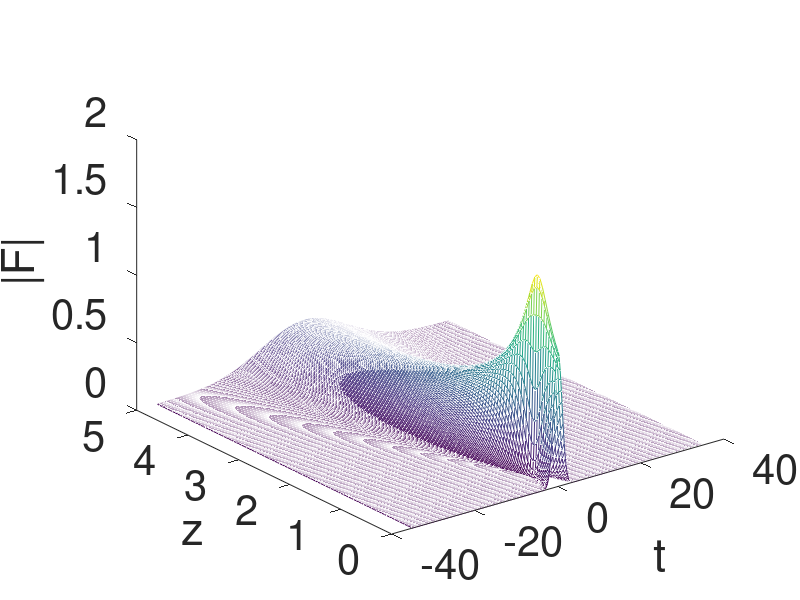
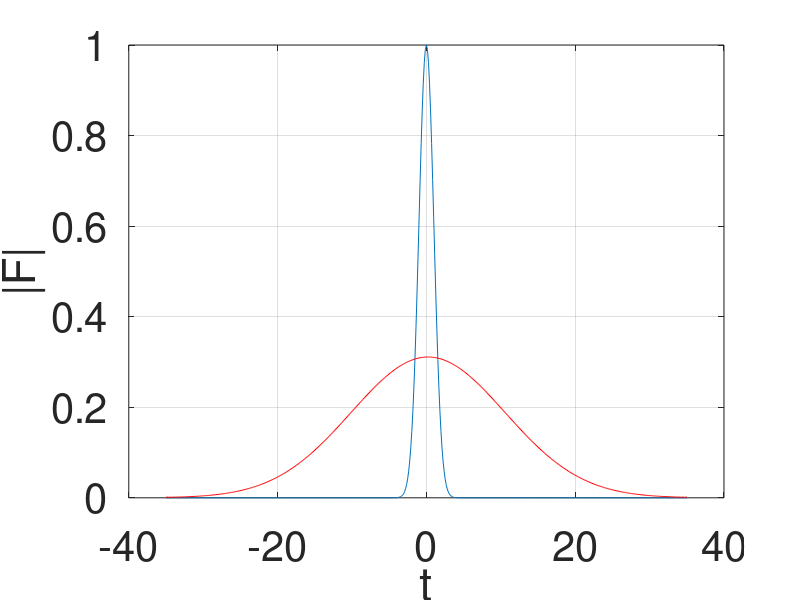
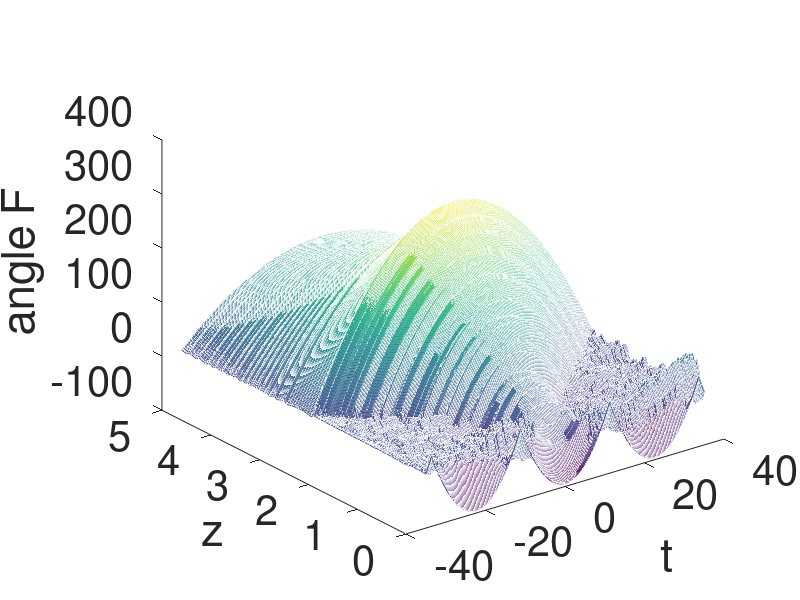
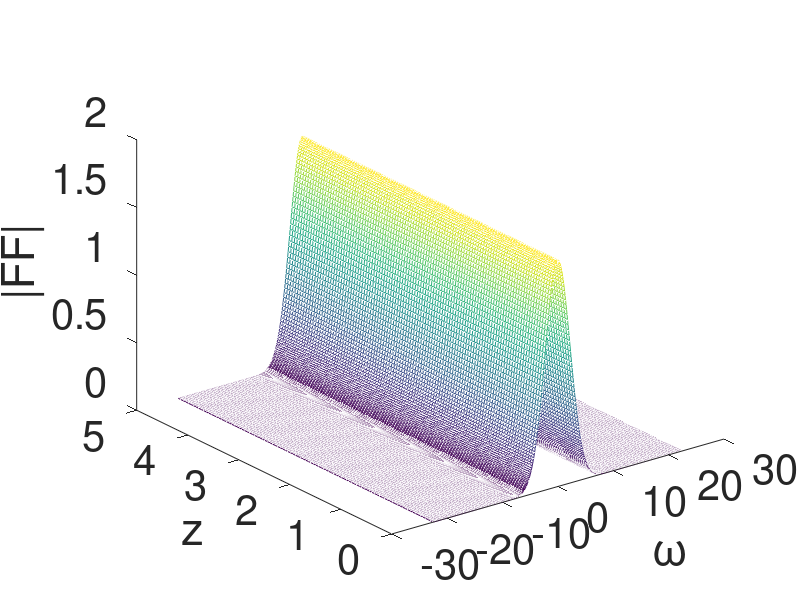

The MATLAB source for these figures, in order:

%
% PROPAGATION METHOD FOR THE SOLUTION OF NLSE
%
% i Fz - beta2/2*Ftt + gamma * |F|^2 F=0
%

clc
clear all
close all

% MATERIAL PROPERTIES

beta2=1;
gamma=0;

% TEMPORAL COORDINATE

t0=-35;
t1=35;
nt=501;
t=linspace(t0,t1,nt);
deltat=(t1-t0)/(nt-1);

% SPATIAL COORDINATE
z0=0;
z1=5;
nz=101;
z=linspace(z0,z1,nz);
deltaz=(z1-z0)/(nz-1);

h=deltaz;

% FREQUENCY COORDINATE
indfreq=-nt/2:1:nt/2-1;
omega=pi/t1.*indfreq;


%INPUT ENVELOPE
amp=1;
tau0=1;
LD=tau0^2/abs(beta2);


C=-2;

FIN=exp(-(1+j*C)/2*(t.^2/(tau0^2)));
FABS=abs(FIN);
ANGF=unwrap(angle(FIN));
DER = -gradient(ANGF,t);



FFIN=deltat*fftshift(fft(FIN)); %SPECTRAL PROFILE

% figure(1)
% plot(t,abs(FIN))
% xlabel('t'); ylabel('|F|')
% set(findall(gcf,'type','text'),'FontSize',30);
% set(gca,'FontSize',30);
% grid;

% figure(2)
% plot(t,unwrap(angle(FIN)))
% xlabel('t'); ylabel('angle F')
% set(findall(gcf,'type','text'),'FontSize',30);
% set(gca,'FontSize',30);
% grid;
% 
% figure(3)
% plot(omega,abs(FFIN))
% xlabel('\omega'); ylabel('|FFIN|')
% grid
% set(findall(gcf,'type','text'),'FontSize',30);
% set(gca,'FontSize',30);
% grid;



%%%%%%%%%%%%%%
% CORE OF THE PROGRAM
%%%%%%%%%%%%%%

F=zeros(ceil(nt),floor(nz));
FF=zeros(ceil(nt),floor(nz));

F(:,1)=FIN;
FF(:,1)=FFIN;

q=FIN;

for loop_step=2:1:nz;
    
    %LINEAR DISPERSIVE STEP
    qs=deltat*fftshift(fft(q)); %FFT
    qs_old=qs;
    
    prop=beta2/2*omega.^2;
    fact=j*prop*h;
    qs=qs_old.*exp(fact); %calculation of the envelope, undere
    %the effect of propagation beta2
    
    q=(1/deltat)*ifft(ifftshift(qs)); %coming back in the time domain
    
       
    %NONLINEAR CHI3 EFFECT  STEP
    
    q_old=q;
    q=q_old.*exp(j*gamma*abs(q_old).^2*h);
    
    %SAVE DATA EVERY NZ
    
    F(:,loop_step)=q;
    FF(:,loop_step)=deltat*fftshift(fft(q));
    
    
end

save dati


figure
mesh(t,z,abs(F)')
xlabel('t')
ylabel('z')
zlabel('|F|')
set(findall(gcf,'type','text'),'FontSize',30);
set(gca,'FontSize',30);
grid;


figure
plot(t,abs(F(:,1)),t,abs(F(:,end)),'r')
xlabel('t')
ylabel('|F|')
set(findall(gcf,'type','text'),'FontSize',30);
set(gca,'FontSize',30);
grid;


figure
mesh(t,z,unwrap(angle((F)))')
xlabel('t')
ylabel('z')
zlabel('angle F')
set(findall(gcf,'type','text'),'FontSize',30);
set(gca,'FontSize',30);
grid;

figure
mesh(omega,z,abs(FF)')
xlabel('\omega')
ylabel('z')
zlabel('|FF|')
set(findall(gcf,'type','text'),'FontSize',30);
set(gca,'FontSize',30);
grid;

figure
plot(omega,abs(FF(:,1)),omega,abs(FF(:,end)),'r')
xlabel('\omega')
ylabel('|F|')
set(findall(gcf,'type','text'),'FontSize',30);
set(gca,'FontSize',30);
grid;